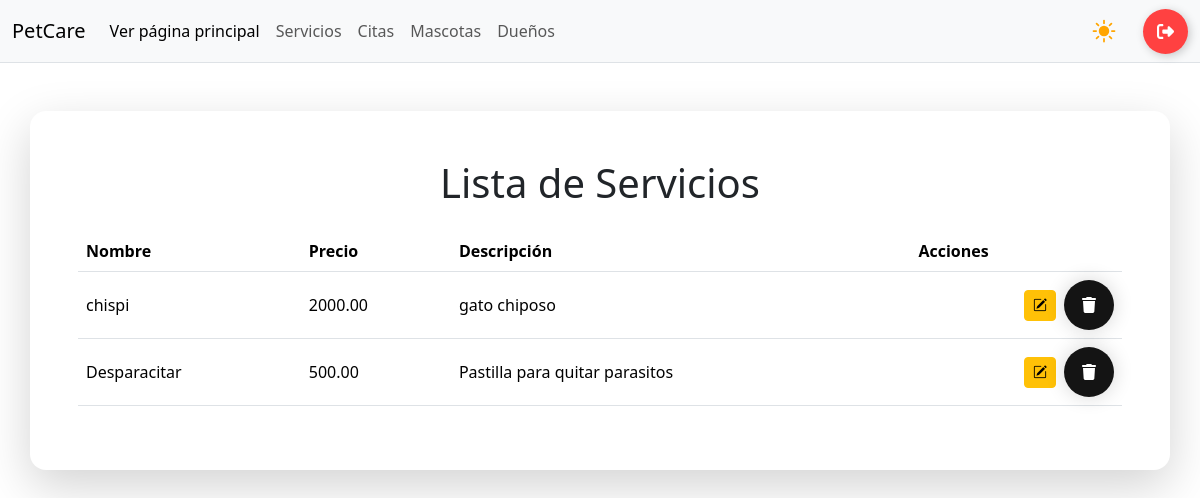
The app's page /listar/ with its own data.
### app/models.py (models this page shows, shortened)
class SERVICIO(models.Model):
    nombre = models.CharField(max_length=100)
    precio = models.DecimalField(max_digits=10, decimal_places=2)
    descripcion = models.TextField(blank=True, null= True)

### app/views.py (the view)
# urls.py: path('listar/', views.listar_productos, name='listar'), # Panel o dashboard
def listar_productos(request):
    productos = SERVICIO.objects.all()
    return render(request, 'listar.html', {'productos': productos})

### app/templates/listar.html (shortened to what this page needs)
{% load static %}
<!DOCTYPE html>
<html lang="en">
<head>
    {% include 'referencias.html' %}
    <link rel="stylesheet" href="{% static 'css/panel.css' %}">
</head>
<body>
    {% include 'navbar-panel.html' %}
    <main class="container p-5 mt-5 rounded-4 shadow-lg bg-white">
        <h1 class="mb-4 text-center">Lista de Servicios</h1>
        <table class="table table-hover align-middle">
            <thead>
                <tr>
                    <th>Nombre</th>
                    <th>Precio</th>
                    <th>Descripción</th>
                    <th colspan="2">Acciones</th>
                </tr>
            </thead>
            <tbody>
                {% for producto in productos %}
                <tr>
                    <td>{{producto.nombre}}</td>
                    <td>{{producto.precio}}</td>
                    <td>{{producto.descripcion}}</td>
                    <td class="text-end">
                        <div class="d-inline-flex align-items-center gap-2">
                            <a href="{% url 'editar' producto.id %}" class="btn btn-warning btn-sm">
                                <i class="bi bi-pencil-square"></i>
                            </a>
                            <a href="{% url 'eliminar' producto.id %}" class="delete-button delete-button--compact"
                                onclick="return confirmarEliminacion()" title="Eliminar">
                            </a>
                        </div>
                    </td>
                </tr>
                {% empty %}
                <tr>
                    <td colspan="5" class="text-center text-muted">Sin información disponible</td>
                </tr>
                {% endfor %}
            </tbody>
        </table>
    </main>
</body>
</html>

### app/static/css/panel.css (style rules this page uses)
:root { color-scheme: light dark; }
.delete-button { width: 50px; height: 50px; border-radius: 50%; background-color: rgb(20, 20, 20); border: none; display: flex; align-items: center; justify-content: center; box-shadow: 0px 0px 20px rgba(0, 0, 0, 0.164); cursor: pointer; transition: 0.3s ease; overflow: hidden; position: relative; text-decoration: none; }
.svgIcon { width: 14px; transition: 0.3s; }
.delete-button::before { position: absolute; top: -20px; content: "Eliminar"; color: white; font-size: 2px; opacity: 0; transition: 0.3s; }

### records on screen
SERVICIO: nombre "chispi", precio "2000.00", descripcion "gato chiposo"
SERVICIO: nombre "Desparacitar", precio "500.00", descripcion "Pastilla para quitar parasitos"
